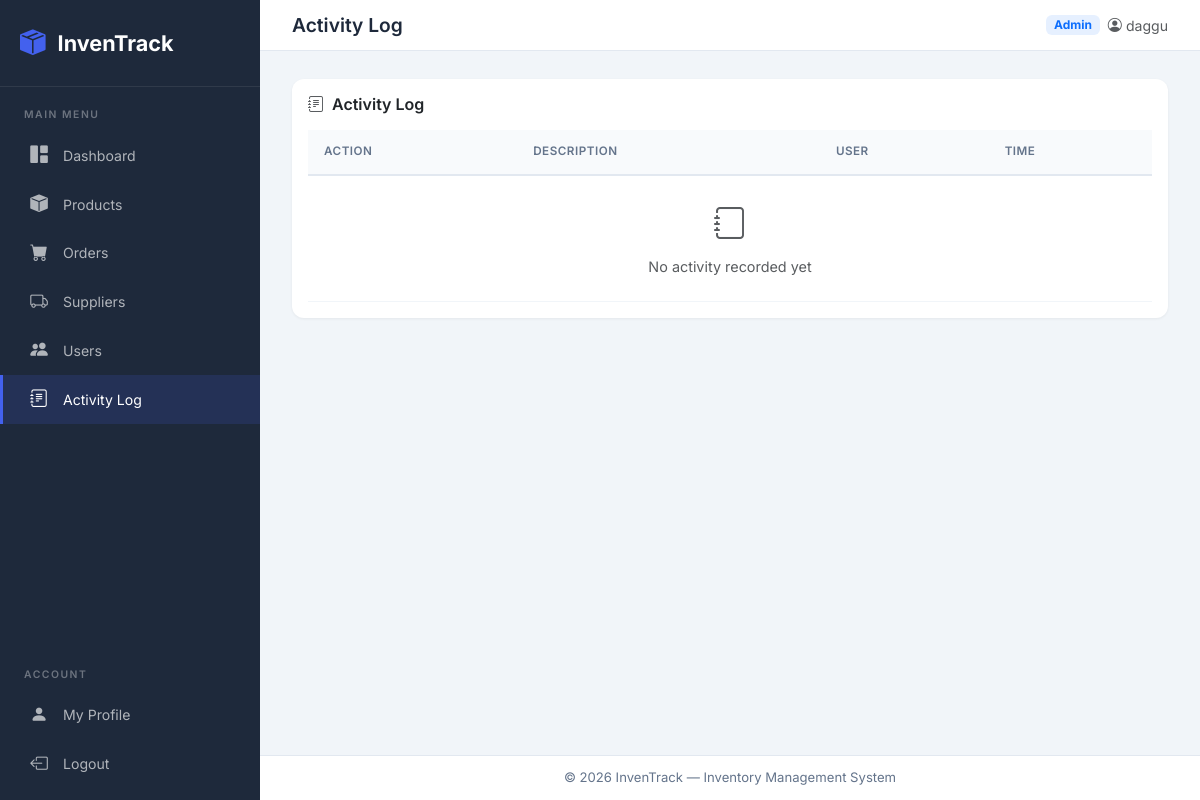
Page /activity/ (signed in) on the earlier database version.
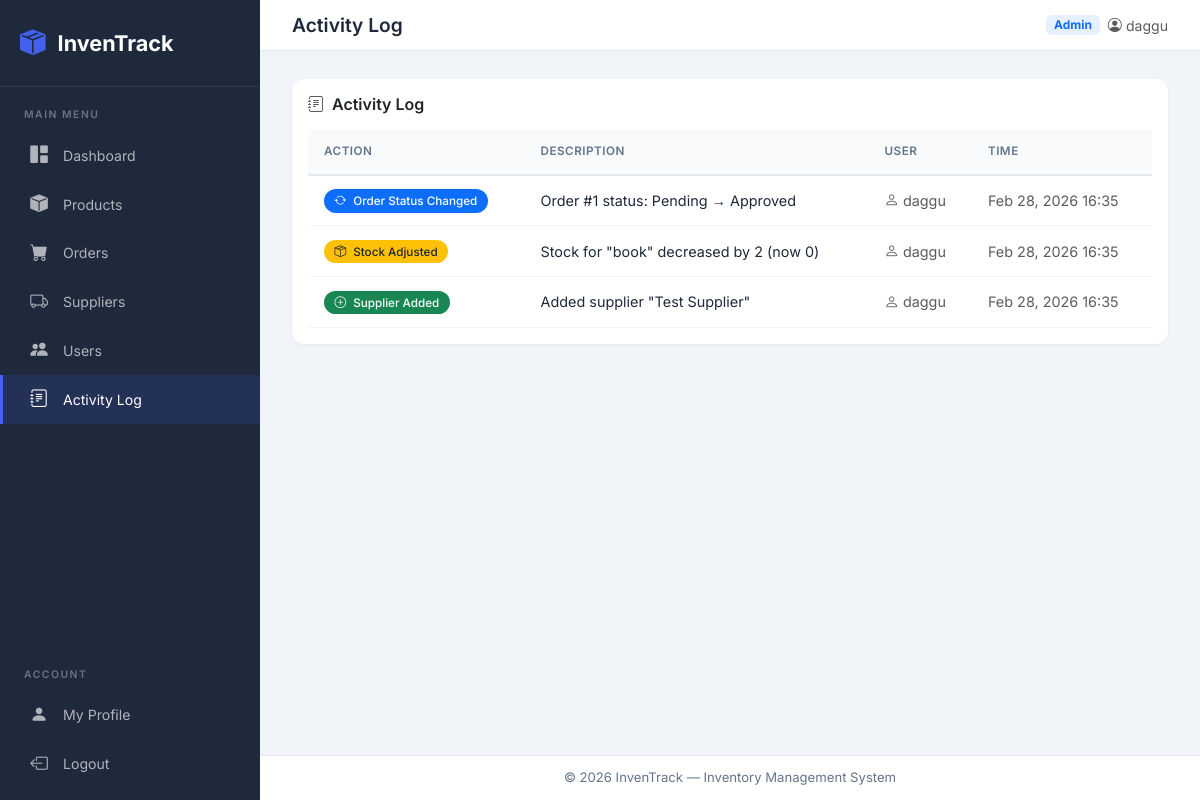
Same page on the later database version.
### inventory/models.py (models this page shows, shortened)
class ActivityLog(models.Model):
    ACTION_CHOICES = (
        ('PRODUCT_ADDED', 'Product Added'),
        ('PRODUCT_UPDATED', 'Product Updated'),
        ('PRODUCT_DELETED', 'Product Deleted'),
        ('ORDER_CREATED', 'Order Created'),
        ('ORDER_STATUS', 'Order Status Changed'),
        ('ORDER_DELETED', 'Order Deleted'),
        ('SUPPLIER_ADDED', 'Supplier Added'),
        ('SUPPLIER_UPDATED', 'Supplier Updated'),
        ('SUPPLIER_DELETED', 'Supplier Deleted'),
        ('STOCK_ADJUSTED', 'Stock Adjusted'),
    )
    user = models.ForeignKey(User, on_delete=models.SET_NULL, null=True)
    action = models.CharField(max_length=30, choices=ACTION_CHOICES)
    description = models.CharField(max_length=300)
    timestamp = models.DateTimeField(auto_now_add=True)
    class Meta:
        ordering = ['-timestamp']

### inventory/views.py (the view)
# urls.py: path('activity/', views.activity_log, name='activity-log'),
@login_required
def activity_log(request):
    logs = ActivityLog.objects.select_related('user').all()
    paginator = Paginator(logs, 20)
    page_obj = paginator.get_page(request.GET.get('page'))
    context = {
        'title': 'Activity Log',
        'logs': page_obj,
        'page_obj': page_obj,
    }
    return render(request, 'activity_log.html', context)

### inventory/templates/activity_log.html (shortened to what this page needs)
{% extends 'base.html' %}
{% block content %}
<div class="card">
  <div class="card-body">
    <h6 class="fw-semibold mb-3"><i class="bi bi-journal-text me-2 text-muted"></i>Activity Log</h6>
    <div class="table-responsive">
      <table class="table">
        <thead>
          <tr>
            <th>Action</th>
            <th>Description</th>
            <th>User</th>
            <th>Time</th>
          </tr>
        </thead>
        <tbody>
          {% for log in logs %}
          <tr>
            <td>
              <span
                class="badge badge-status {% if 'ADDED' in log.action %}bg-success{% elif 'UPDATED' in log.action or 'STATUS' in log.action %}bg-primary{% elif 'DELETED' in log.action %}bg-danger{% elif 'STOCK' in log.action %}bg-warning text-dark{% else %}bg-secondary{% endif %}">
                {% if 'ADDED' in log.action %}<i class="bi bi-plus-circle me-1"></i>
                {% elif 'UPDATED' in log.action %}<i class="bi bi-pencil me-1"></i>
                {% elif 'DELETED' in log.action %}<i class="bi bi-trash me-1"></i>
                {% elif 'STATUS' in log.action %}<i class="bi bi-arrow-repeat me-1"></i>
                {% elif 'STOCK' in log.action %}<i class="bi bi-box-seam me-1"></i>
                {% endif %}
                {{ log.get_action_display }}
              </span>
            </td>
            <td>{{ log.description }}</td>
            <td>
              <span class="text-muted">
                <i class="bi bi-person me-1"></i>{{ log.user.get_full_name|default:log.user.username }}
              </span>
            </td>
            <td class="text-muted">{{ log.timestamp|date:"M d, Y H:i" }}</td>
          </tr>
          {% empty %}
          <tr>
            <td colspan="4" class="text-center text-muted py-4">
              <i class="bi bi-journal d-block mb-2" style="font-size:2rem;"></i>
              No activity recorded yet
            </td>
          </tr>
          {% endfor %}
        </tbody>
      </table>
    </div>
  </div>
</div>
{% endblock %}

### inventory/templates/base.html (shortened to what this page needs)
<!DOCTYPE html>
<html lang="en">
<head>
  <link href="https://cdn.jsdelivr.net/npm/bootstrap@5.3.2/dist/css/bootstrap.min.css" rel="stylesheet">
  <link href="https://cdn.jsdelivr.net/npm/bootstrap-icons@1.11.3/font/bootstrap-icons.css" rel="stylesheet">
</head>
<body>
  {% block body %}
  <aside class="sidebar" id="sidebar">
    <div class="brand">
      <i class="bi bi-box-seam-fill"></i>
      <span>InvenTrack</span>
    </div>
    <div class="nav-section">
      <div class="nav-section-title">Main Menu</div>
      <nav>
        <a href="{% url 'dash' %}" class="nav-link {% if title == 'Dashboard' %}active{% endif %}">
          <i class="bi bi-grid-1x2-fill"></i> Dashboard
        </a>
        <a href="{% url 'products' %}"
          class="nav-link {% if title == 'Products' or title == 'Edit Product' %}active{% endif %}">
          <i class="bi bi-box-fill"></i> Products
        </a>
        <a href="{% url 'orders' %}" class="nav-link {% if title == 'Orders' %}active{% endif %}">
          <i class="bi bi-cart-fill"></i> Orders
        </a>
        {% if user.is_staff and user.is_superuser %}
        <a href="{% url 'suppliers' %}"
          class="nav-link {% if 'Supplier' in title %}active{% endif %}">
          <i class="bi bi-truck"></i> Suppliers
        </a>
        <a href="{% url 'users' %}" class="nav-link {% if title == 'Users' %}active{% endif %}">
          <i class="bi bi-people-fill"></i> Users
        </a>
        <a href="{% url 'activity-log' %}" class="nav-link {% if title == 'Activity Log' %}active{% endif %}">
          <i class="bi bi-journal-text"></i> Activity Log
        </a>
        {% endif %}
      </nav>
    </div>
    <div class="nav-section mt-auto">
      <div class="nav-section-title">Account</div>
      <nav>
        <a href="{% url 'user' %}" class="nav-link {% if title == 'Profile' %}active{% endif %}">
          <i class="bi bi-person-fill"></i> My Profile
        </a>
        <a href="{% url 'logout' %}" class="nav-link">
          <i class="bi bi-box-arrow-left"></i> Logout
        </a>
      </nav>
    </div>
  </aside>
  <main class="main-content">
    <div class="top-bar">
      <div class="d-flex align-items-center gap-3">
        <h1 class="page-title">{% block page_title %}{{ title }}{% endblock %}</h1>
      </div>
      <div class="d-flex align-items-center gap-2">
        {% if user.is_superuser %}
        <span class="badge bg-primary bg-opacity-10 text-primary" style="font-size:.75rem;">Admin</span>
        {% endif %}
        <span class="text-muted" style="font-size:.88rem;">
          <i class="bi bi-person-circle me-1"></i>{{ user.get_full_name|default:user.username }}
        </span>
      </div>
    </div>
    <div class="content-area">
      {% block content %}{% endblock %}
    </div>
    <footer class="main-footer">
      &copy; 2026 InvenTrack &mdash; Inventory Management System
    </footer>
  </main>
  {% endblock body %}
</body>
</html>

### inventory/templates/base.html (style rules this page uses)
:root { --sidebar-w: 260px; --sidebar-bg: #1e293b; --sidebar-hover: #334155; --primary: #4361ee; --primary-light: #6366f1; --bg-main: #f1f5f9; --text-dark: #1e293b; --text-muted: #64748b; --success: #10b981; --warning: #f59e0b; --danger: #ef4444; --info: #06b6d4; }
* { font-family: 'Inter', sans-serif; }
body { background: var(--bg-main); min-height: 100vh; }
.sidebar { width: var(--sidebar-w); background: var(--sidebar-bg); min-height: 100vh; position: fixed; top: 0; left: 0; z-index: 1000; transition: transform .3s ease; display: flex; flex-direction: column; }
.sidebar .brand { padding: 1.5rem 1.25rem; color: #fff; font-size: 1.35rem; font-weight: 700; border-bottom: 1px solid rgba(255, 255, 255, .08); display: flex; align-items: center; gap: .75rem; }
.sidebar .brand i { font-size: 1.6rem; color: var(--primary); }
.sidebar .nav-section { padding: .75rem 0; }
.sidebar .nav-section-title { padding: .5rem 1.5rem; font-size: .65rem; text-transform: uppercase; letter-spacing: 1.5px; color: rgba(255, 255, 255, .35); font-weight: 600; }
.sidebar .nav-link { color: rgba(255, 255, 255, .65); padding: .7rem 1.5rem; display: flex; align-items: center; gap: .75rem; transition: all .2s; border-left: 3px solid transparent; font-size: .88rem; text-decoration: none; }
.sidebar .nav-link.active { color: #fff; background: rgba(67, 97, 238, .15); border-left-color: var(--primary); }
.sidebar .nav-link i { font-size: 1.1rem; width: 24px; text-align: center; }
.main-content { margin-left: var(--sidebar-w); min-height: 100vh; display: flex; flex-direction: column; }
.top-bar { background: #fff; padding: .85rem 2rem; border-bottom: 1px solid #e2e8f0; display: flex; justify-content: space-between; align-items: center; position: sticky; top: 0; z-index: 500; }
.top-bar .page-title { font-size: 1.2rem; font-weight: 600; color: var(--text-dark); margin: 0; }
.content-area { padding: 1.75rem 2rem; flex: 1; }
.card { border: none; border-radius: 12px; box-shadow: 0 1px 3px rgba(0, 0, 0, .06); transition: box-shadow .2s; }
.table { margin: 0; }
.table thead th { background: #f8fafc; font-size: .73rem; text-transform: uppercase; letter-spacing: .5px; color: var(--text-muted); font-weight: 600; border-bottom: 2px solid #e2e8f0; padding: .8rem 1rem; }
.table tbody td { padding: .8rem 1rem; vertical-align: middle; color: var(--text-dark); border-bottom: 1px solid #f1f5f9; font-size: .9rem; }
.badge-status { padding: .35rem .65rem; border-radius: 50px; font-size: .73rem; font-weight: 500; }
.main-footer { background: #fff; padding: .75rem 2rem; border-top: 1px solid #e2e8f0; color: var(--text-muted); font-size: .82rem; text-align: center; }

Differences in the rows shown:
added ActivityLog: action "Order Status Changed", description "Order #1 status: Pending → Approved", user.get_full_name "daggu", timestamp "Feb 28, 2026 16:35"
added ActivityLog: action "Stock Adjusted", description "Stock for \"book\" decreased by 2 (now 0)", user.get_full_name "daggu", timestamp "Feb 28, 2026 16:35"
added ActivityLog: action "Supplier Added", description "Added supplier \"Test Supplier\"", user.get_full_name "daggu", timestamp "Feb 28, 2026 16:35"
Other differences:
text no longer shown: "No activity recorded yet"
